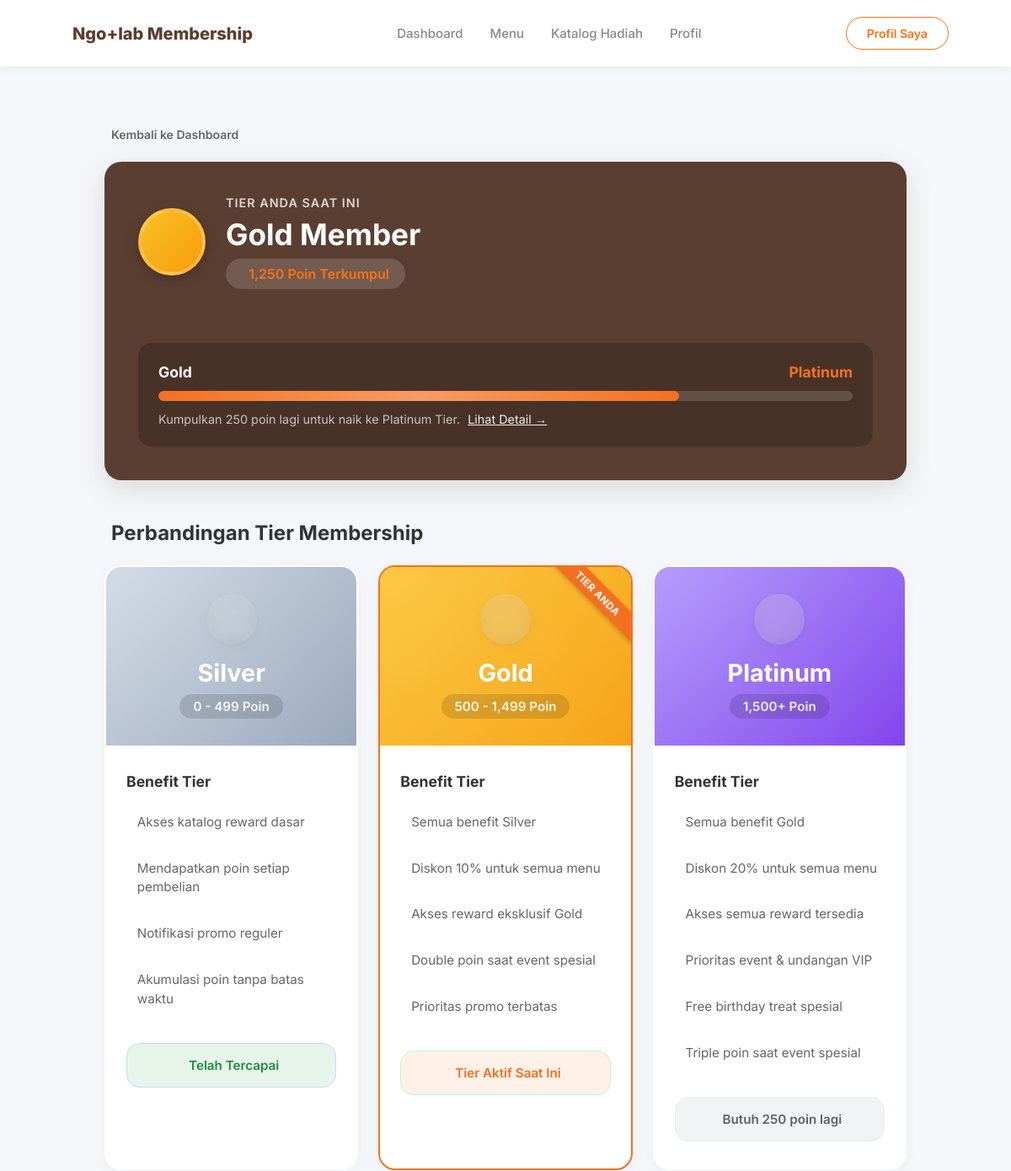
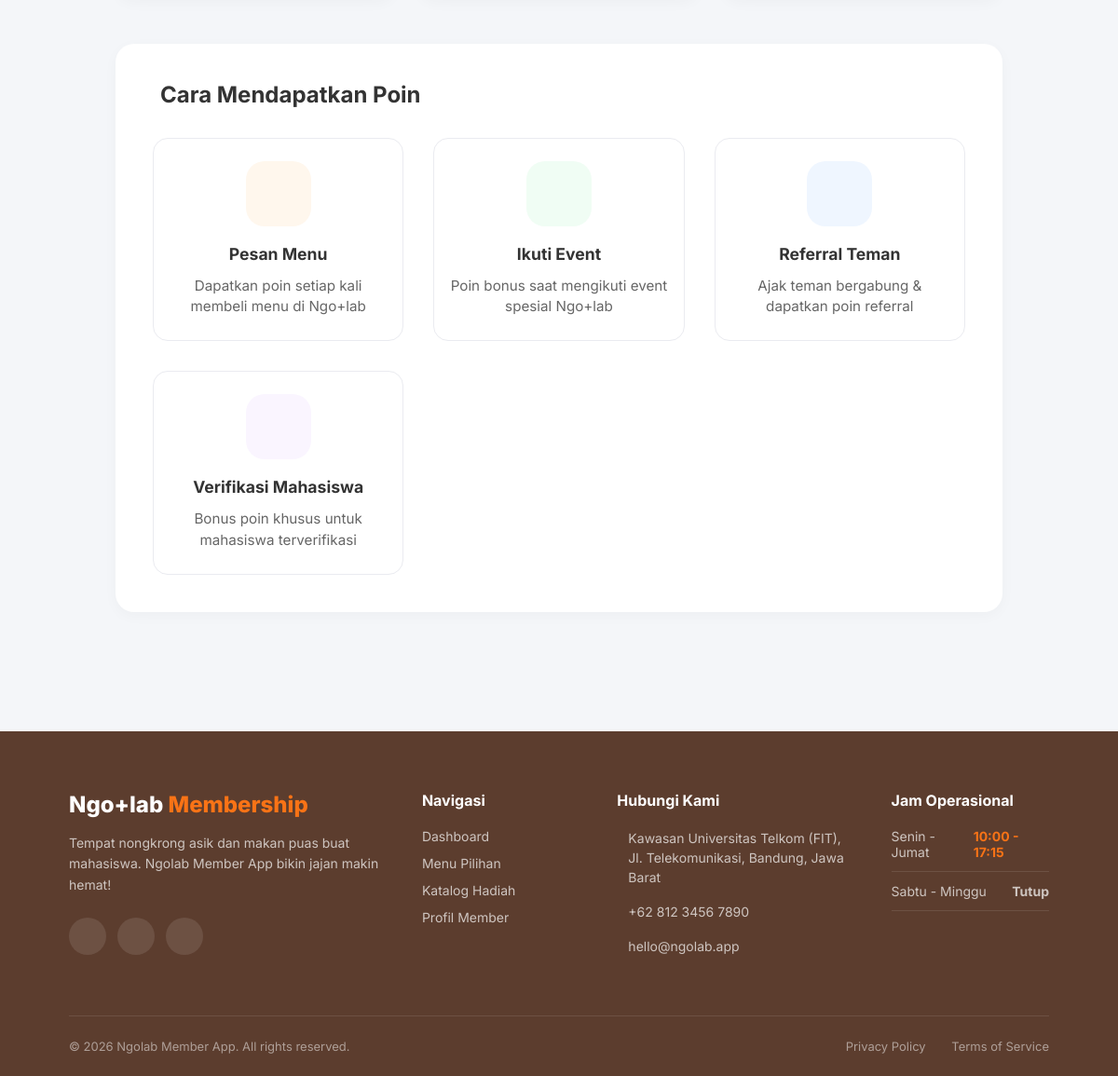
Page /pages/membership/tier.php on the committed database (2 pictures, top to bottom).
### tables this page shows
CREATE TABLE `users` (
  `id` int(11) NOT NULL AUTO_INCREMENT,
  `nama` varchar(100) NOT NULL,
  `whatsapp` varchar(20) NOT NULL,
  `email` varchar(100) NOT NULL,
  `password` varchar(255) NOT NULL,
  `poin` int(11) DEFAULT 0,
  `tier` varchar(20) DEFAULT 'Silver',
  `role` varchar(20) DEFAULT 'Pengunjung',
  `nim` varchar(30) DEFAULT NULL,
  `ktm_path` varchar(255) DEFAULT NULL,
  `is_verified` tinyint(1) DEFAULT 0,
  `created_at` timestamp DEFAULT CURRENT_TIMESTAMP,
  PRIMARY KEY (`id`),
  UNIQUE KEY `email` (`email`)
);

### pages/membership/tier.php (the view, shortened to what this page needs)
<?php
require_once '../../config/database.php';
include_once '../../includes/header.php';
$user_id = 1;
$user_points = 0;
$user_tier = 'Silver';
$stmt = $conn->prepare("SELECT nama, poin, tier FROM users WHERE id = ?");
$stmt->bind_param("i", $user_id);
$stmt->execute();
$result = $stmt->get_result();
if ($row = $result->fetch_assoc()) {
    $user_points = $row['poin'];
    $user_tier = $row['tier'];
}
$tiers = [
    [
        'name' => 'Silver',
        'icon' => 'ph-medal',
        'min_points' => 0,
        'max_points' => 499,
        'color' => '#94a3b8',
        'gradient' => 'linear-gradient(135deg, #cbd5e1, #94a3b8)',
        'benefits' => [
            'Akses katalog reward dasar',
            'Mendapatkan poin setiap pembelian',
            'Notifikasi promo reguler',
            'Akumulasi poin tanpa batas waktu'
        ]
    ],
    [
        'name' => 'Gold',
        'icon' => 'ph-medal',
        'min_points' => 500,
        'max_points' => 1499,
        'color' => '#f59e0b',
        'gradient' => 'linear-gradient(135deg, #fbbf24, #f59e0b)',
        'benefits' => [
            'Semua benefit Silver',
            'Diskon 10% untuk semua menu',
            'Akses reward eksklusif Gold',
            'Double poin saat event spesial',
            'Prioritas promo terbatas'
        ]
    ],
    [
        'name' => 'Platinum',
        'icon' => 'ph-crown',
        'min_points' => 1500,
        'max_points' => 999999,
        'color' => '#8b5cf6',
        'gradient' => 'linear-gradient(135deg, #a78bfa, #7c3aed)',
        'benefits' => [
            'Semua benefit Gold',
            'Diskon 20% untuk semua menu',
            'Akses semua reward tersedia',
            'Prioritas event & undangan VIP',
            'Free birthday treat spesial',
            'Triple poin saat event spesial'
        ]
    ]
];
if ($user_tier == 'Silver') {
    $current_tier_idx = 0;
    $progress_percent = min(100, ($user_points / 500) * 100);
    $points_to_next = max(0, 500 - $user_points);
    $next_tier = 'Gold';
} else if ($user_tier == 'Gold') {
    $current_tier_idx = 1;
    $progress_percent = min(100, (($user_points - 500) / 1000) * 100);
    $points_to_next = max(0, 1500 - $user_points);
    $next_tier = 'Platinum';
} else {
    $current_tier_idx = 2;
    $progress_percent = 100;
    $points_to_next = 0;
    $next_tier = null;
}
?>
<div class="tier-container">
    <a href="../dashboard/index.php" class="tier-back-link">
        <i class="ph ph-arrow-left"></i> Kembali ke Dashboard
    </a>
    <div class="tier-hero">
        <div class="tier-hero-content">
            <div class="tier-hero-badge" style="background: <?= $tiers[$current_tier_idx]['gradient'] ?>;">
            </div>
            <div class="tier-hero-info">
                <p class="tier-hero-label">Tier Anda Saat Ini</p>
                <h1 class="tier-hero-title"><?= $user_tier ?> Member</h1>
                <p class="tier-hero-points"><i class="ph-fill ph-star" style="color: #FBBF24;"></i> <?= number_format($user_points) ?> Poin Terkumpul</p>
            </div>
        </div>
        <?php if ($next_tier): ?>
        <div class="tier-hero-progress">
            <div class="tier-progress-labels">
                <span><?= $user_tier ?></span>
                <span><?= $next_tier ?></span>
            </div>
            <div class="tier-progress-track">
                <div class="tier-progress-fill" style="width: <?= $progress_percent ?>%;"></div>
            </div>
            <p class="tier-progress-desc">
                Kumpulkan <?= number_format($points_to_next) ?> poin lagi untuk naik ke <?= $next_tier ?> Tier.
                <a href="#perbandingan">Lihat Detail &rarr;</a>
            </p>
        </div>
        <?php endif; ?>
    </div>
    <h2 class="tier-section-title" id="perbandingan">
        <i class="ph-fill ph-ranking"></i> Perbandingan Tier Membership
    </h2>
    <div class="tier-cards-grid">
        <?php foreach ($tiers as $idx => $tier):
            $is_current = ($tier['name'] == $user_tier);
            $is_passed = ($idx < $current_tier_idx);
        ?>
        <div class="tier-card <?= $is_current ? 'tier-card-active' : '' ?>">
            <?php if ($is_current): ?>
                <div class="tier-card-ribbon">TIER ANDA</div>
            <?php endif; ?>
            <div class="tier-card-header" style="background: <?= $tier['gradient'] ?>;">
                <div class="tier-card-icon">
                </div>
                <h3 class="tier-card-name"><?= $tier['name'] ?></h3>
                <p class="tier-card-range"><?= number_format($tier['min_points']) ?><?= $tier['name'] != 'Platinum' ? ' - ' . number_format($tier['max_points']) : '+' ?> Poin</p>
            </div>
            <div class="tier-card-body">
                <h4 class="tier-card-benefit-title">
                    Benefit Tier
                </h4>
                <ul class="tier-benefit-list">
                    <?php foreach ($tier['benefits'] as $benefit): ?>
                    <li>
                        <span><?= $benefit ?></span>
                    </li>
                    <?php endforeach; ?>
                </ul>
                <?php if ($is_current): ?>
                    <div class="tier-card-status active">
                        <i class="ph-fill ph-check-circle"></i> Tier Aktif Saat Ini
                    </div>
                <?php elseif ($is_passed): ?>
                    <div class="tier-card-status passed">
                        <i class="ph-fill ph-check-circle"></i> Telah Tercapai
                    </div>
                <?php else: ?>
                    <div class="tier-card-status locked">
                        <i class="ph ph-lock"></i> Butuh <?= number_format($tier['min_points'] - $user_points) ?> poin lagi
                    </div>
                <?php endif; ?>
            </div>
        </div>
        <?php endforeach; ?>
    </div>
    <div class="tier-tips-card">
        <h2 class="tier-section-title" style="margin-top: 0;"><i class="ph-fill ph-lightbulb"></i> Cara Mendapatkan Poin</h2>
        <div class="tier-tips-grid">
            <div class="tier-tip-item">
                <div class="tier-tip-icon" style="background: #fff7ed; color: #f97316;">
                </div>
                <h4>Pesan Menu</h4>
                <p>Dapatkan poin setiap kali membeli menu di Ngo+lab</p>
            </div>
            <div class="tier-tip-item">
                <div class="tier-tip-icon" style="background: #f0fdf4; color: #22c55e;">
                </div>
                <h4>Ikuti Event</h4>
                <p>Poin bonus saat mengikuti event spesial Ngo+lab</p>
            </div>
            <div class="tier-tip-item">
                <div class="tier-tip-icon" style="background: #eff6ff; color: #3b82f6;">
                </div>
                <h4>Referral Teman</h4>
                <p>Ajak teman bergabung & dapatkan poin referral</p>
            </div>
            <div class="tier-tip-item">
                <div class="tier-tip-icon" style="background: #faf5ff; color: #8b5cf6;">
                </div>
                <h4>Verifikasi Mahasiswa</h4>
                <p>Bonus poin khusus untuk mahasiswa terverifikasi</p>
            </div>
        </div>
    </div>
</div>
<?php include_once '../../includes/footer.php'; ?>

### rows in the picture
users: tier "Gold", poin "1,250", tier "Platinum", poin "250", $tier['min_points']-$user_points "250"

### other values in the picture
$tier['name'] "Silver"
$tier['min_points'] "0"
$tier['max_points'] "499"
$benefit "Akses katalog reward dasar"
$benefit "Mendapatkan poin setiap pembelian"
$benefit "Notifikasi promo reguler"
$benefit "Akumulasi poin tanpa batas waktu"
$tier['name'] "Gold"
$tier['min_points'] "500"
$tier['max_points'] "1,499"
$benefit "Semua benefit Silver"
$benefit "Diskon 10% untuk semua menu"
$benefit "Akses reward eksklusif Gold"
$benefit "Double poin saat event spesial"
$benefit "Prioritas promo terbatas"
